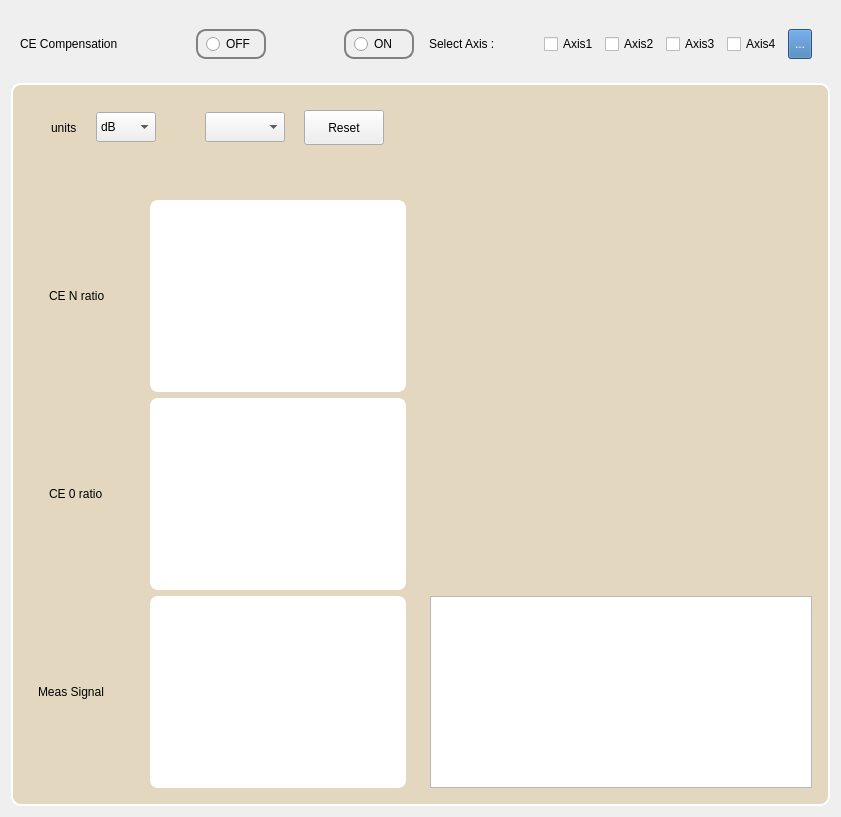
       <widget class="QWidget" name="ceVWidget" native="true">
        <property name="sizePolicy">
         <sizepolicy hsizetype="Expanding" vsizetype="Expanding">
          <horstretch>0</horstretch>
          <verstretch>0</verstretch>
         </sizepolicy>
        </property>
        <property name="styleSheet">
         <string notr="true"/>
        </property>
        <layout class="QVBoxLayout" name="verticalLayout_5">
         <item>
          <widget class="QWidget" name="ceHeader" native="true">
           <property name="sizePolicy">
            <sizepolicy hsizetype="Preferred" vsizetype="Fixed">
             <horstretch>0</horstretch>
             <verstretch>0</verstretch>
            </sizepolicy>
           </property>
           <property name="minimumSize">
            <size>
             <width>0</width>
             <height>58</height>
            </size>
           </property>
           <layout class="QHBoxLayout" name="horizontalLayout_22">
            <item>
             <layout class="QHBoxLayout" name="horizontalLayout_19">
              <item>
               <widget class="QLabel" name="label_14">
                <property name="sizePolicy">
                 <sizepolicy hsizetype="Fixed" vsizetype="Preferred">
                  <horstretch>0</horstretch>
                  <verstretch>0</verstretch>
                 </sizepolicy>
                </property>
                <property name="text">
                 <string>CE Compensation</string>
                </property>
               </widget>
              </item>
              <item>
               <spacer name="horizontalSpacer_7">
                <property name="orientation">
                 <enum>Qt::Horizontal</enum>
                </property>
                <property name="sizeHint" stdset="0">
                 <size>
                  <width>40</width>
                  <height>20</height>
                 </size>
                </property>
               </spacer>
              </item>
              <item>
               <widget class="QRadioButton" name="radioButton_2">
                <property name="sizePolicy">
                 <sizepolicy hsizetype="Fixed" vsizetype="Fixed">
                  <horstretch>30</horstretch>
                  <verstretch>0</verstretch>
                 </sizepolicy>
                </property>
                <property name="minimumSize">
                 <size>
                  <width>70</width>
                  <height>30</height>
                 </size>
                </property>
                <property name="styleSheet">
                 <string notr="true">border: 1px solid;
    border: 2px solid gray;
    border-radius: 10px;
    padding: 0 8px;font: 13pt &quot;Arial&quot;;</string>
                </property>
                <property name="text">
                 <string>OFF</string>
                </property>
               </widget>
              </item>
              <item>
               <spacer name="horizontalSpacer_8">
                <property name="orientation">
                 <enum>Qt::Horizontal</enum>
                </property>
                <property name="sizeHint" stdset="0">
                 <size>
                  <width>40</width>
                  <height>20</height>
                 </size>
                </property>
               </spacer>
              </item>
              <item>
               <widget class="QRadioButton" name="radioButton">
                <property name="sizePolicy">
                 <sizepolicy hsizetype="Fixed" vsizetype="Fixed">
                  <horstretch>30</horstretch>
                  <verstretch>0</verstretch>
                 </sizepolicy>
                </property>
                <property name="minimumSize">
                 <size>
                  <width>70</width>
                  <height>30</height>
                 </size>
                </property>
                <property name="styleSheet">
                 <string notr="true">border: 1px solid;
    border: 2px solid gray;
    border-radius: 10px;
    padding: 0 8px;font: 13pt &quot;Arial&quot;;</string>
                </property>
                <property name="text">
                 <string>ON</string>
                </property>
               </widget>
              </item>
             </layout>
            </item>
            <item>
             <widget class="QWidget" name="horizontalWidget_3" native="true">
              <property name="styleSheet">
               <string notr="true">font: 75 12pt &quot;MS Shell Dlg 2&quot;;</string>
              </property>
              <layout class="QHBoxLayout" name="horizontalLayout_21">
               <item>
                <widget class="QLabel" name="label_16">
                 <property name="sizePolicy">
                  <sizepolicy hsizetype="Fixed" vsizetype="Preferred">
                   <horstretch>0</horstretch>
                   <verstretch>0</verstretch>
                  </sizepolicy>
                 </property>
                 <property name="styleSheet">
                  <string notr="true">QLabel{
font: 75 14pt &quot;MS Shell Dlg 2&quot;;
}</string>
                 </property>
                 <property name="text">
                  <string>Select Axis : </string>
                 </property>
                </widget>
               </item>
               <item>
                <spacer name="horizontalSpacer_21">
                 <property name="orientation">
                  <enum>Qt::Horizontal</enum>
                 </property>
                 <property name="sizeType">
                  <enum>QSizePolicy::Expanding</enum>
                 </property>
                 <property name="sizeHint" stdset="0">
                  <size>
                   <width>40</width>
                   <height>20</height>
                  </size>
                 </property>
                </spacer>
               </item>
               <item>
                <widget class="QCheckBox" name="cecAxis1">
                 <property name="text">
                  <string>Axis1</string>
                 </property>
                </widget>
               </item>
               <item>
                <widget class="QCheckBox" name="cecAxis2">
                 <property name="text">
                  <string>Axis2</string>
                 </property>
                </widget>
               </item>
               <item>
                <widget class="QCheckBox" name="cecAxis3">
                 <property name="text">
                  <string>Axis3</string>
                 </property>
                </widget>
               </item>
               <item>
                <widget class="QCheckBox" name="cecAxis4">
                 <property name="text">
                  <string>Axis4</string>
                 </property>
                </widget>
               </item>
               <item>
                <widget class="QToolButton" name="cecSettings">
                 <property name="minimumSize">
                  <size>
                   <width>0</width>
                   <height>30</height>
                  </size>
                 </property>
                 <property name="styleSheet">
                  <string notr="true">background:rgb(59, 118, 177);
color: white;</string>
                 </property>
                 <property name="text">
                  <string>...</string>
                 </property>
                </widget>
               </item>
              </layout>
             </widget>
            </item>
           </layout>
          </widget>
         </item>
         <item>
          <widget class="QWidget" name="CE_form" native="true">
           <property name="sizePolicy">
            <sizepolicy hsizetype="Expanding" vsizetype="Fixed">
             <horstretch>0</horstretch>
             <verstretch>0</verstretch>
            </sizepolicy>
           </property>
           <property name="minimumSize">
            <size>
             <width>0</width>
             <height>150</height>
            </size>
           </property>
           <property name="styleSheet">
            <string notr="true">#CE_form{
	background-color: rgb(227, 215, 192);
    border: 2px solid white;
    border-radius: 10px;
    padding: 0 8px;
}

QRadioButton::indicator {
    width: 13px;
    height: 13px;
}

QRadioButton {

	background-color: rgb(236, 236, 236);
}
</string>
           </property>
           <layout class="QHBoxLayout" name="horizontalLayout_9">
            <item>
             <widget class="QWidget" name="verticalWidget_3" native="true">
              <property name="sizePolicy">
               <sizepolicy hsizetype="Expanding" vsizetype="Expanding">
                <horstretch>0</horstretch>
                <verstretch>0</verstretch>
               </sizepolicy>
              </property>
              <property name="minimumSize">
               <size>
                <width>200</width>
                <height>0</height>
               </size>
              </property>
              <property name="styleSheet">
               <string notr="true">QTextBrowser{
font: 75 12pt &quot;MS Shell Dlg 2&quot;;
border: 2px solid white;
padding: 0 8px;
text-align: center;
border-radius:8px;
background-color: white;
}</string>
              </property>
              <layout class="QVBoxLayout" name="verticalLayout_3">
               <item>
                <widget class="QWidget" name="widget" native="true">
                 <property name="sizePolicy">
                  <sizepolicy hsizetype="Preferred" vsizetype="Fixed">
                   <horstretch>0</horstretch>
                   <verstretch>0</verstretch>
                  </sizepolicy>
                 </property>
                 <property name="minimumSize">
                  <size>
                   <width>0</width>
                   <height>40</height>
                  </size>
                 </property>
                 <layout class="QHBoxLayout" name="horizontalLayout_15">
                  <item>
                   <widget class="QLabel" name="label_15">
                    <property name="sizePolicy">
                     <sizepolicy hsizetype="Fixed" vsizetype="Preferred">
                      <horstretch>0</horstretch>
                      <verstretch>0</verstretch>
                     </sizepolicy>
                    </property>
                    <property name="styleSheet">
                     <string notr="true"/>
                    </property>
                    <property name="text">
                     <string>units</string>
                    </property>
                   </widget>
                  </item>
                  <item>
                   <widget class="QComboBox" name="ceUnits">
                    <property name="sizePolicy">
                     <sizepolicy hsizetype="Fixed" vsizetype="Fixed">
                      <horstretch>0</horstretch>
                      <verstretch>0</verstretch>
                     </sizepolicy>
                    </property>
                    <property name="minimumSize">
                     <size>
                      <width>60</width>
                      <height>30</height>
                     </size>
                    </property>
                    <item>
                     <property name="text">
                      <string>dB</string>
                     </property>
                    </item>
                    <item>
                     <property name="text">
                      <string>%</string>
                     </property>
                    </item>
                    <item>
                     <property name="text">
                      <string>RMS</string>
                     </property>
                    </item>
                   </widget>
                  </item>
                  <item>
                   <spacer name="horizontalSpacer_6">
                    <property name="orientation">
                     <enum>Qt::Horizontal</enum>
                    </property>
                    <property name="sizeType">
                     <enum>QSizePolicy::Fixed</enum>
                    </property>
                    <property name="sizeHint" stdset="0">
                     <size>
                      <width>30</width>
                      <height>20</height>
                     </size>
                    </property>
                   </spacer>
                  </item>
                  <item>
                   <widget class="QComboBox" name="ceDisplayAxis">
                    <property name="sizePolicy">
                     <sizepolicy hsizetype="Fixed" vsizetype="Fixed">
                      <horstretch>0</horstretch>
                      <verstretch>0</verstretch>
                     </sizepolicy>
                    </property>
                    <property name="minimumSize">
                     <size>
                      <width>80</width>
                      <height>30</height>
                     </size>
                    </property>
                   </widget>
                  </item>
                  <item>
                   <widget class="QPushButton" name="resetCEerrorsButton">
                    <property name="sizePolicy">
                     <sizepolicy hsizetype="Fixed" vsizetype="Fixed">
                      <horstretch>0</horstretch>
                      <verstretch>0</verstretch>
                     </sizepolicy>
                    </property>
                    <property name="minimumSize">
                     <size>
                      <width>50</width>
                      <height>35</height>
                     </size>
                    </property>
                    <property name="styleSheet">
                     <string notr="true"/>
                    </property>
                    <property name="text">
                     <string>Reset</string>
                    </property>
                   </widget>
                  </item>
                 </layout>
                </widget>
               </item>
               <item>
                <spacer name="verticalSpacer_6">
                 <property name="orientation">
                  <enum>Qt::Vertical</enum>
                 </property>
                 <property name="sizeType">
                  <enum>QSizePolicy::Expanding</enum>
                 </property>
                 <property name="sizeHint" stdset="0">
                  <size>
                   <width>15</width>
                   <height>40</height>
                  </size>
                 </property>
                </spacer>
               </item>
               <item>
                <layout class="QHBoxLayout" name="horizontalLayout_12">
                 <item>
                  <spacer name="horizontalSpacer_14">
                   <property name="orientation">
                    <enum>Qt::Horizontal</enum>
                   </property>
                   <property name="sizeType">
                    <enum>QSizePolicy::Fixed</enum>
                   </property>
                   <property name="sizeHint" stdset="0">
                    <size>
                     <width>20</width>
                     <height>20</height>
                    </size>
                   </property>
                  </spacer>
                 </item>
                 <item>
                  <widget class="QLabel" name="label_11">
                   <property name="sizePolicy">
                    <sizepolicy hsizetype="Fixed" vsizetype="Preferred">
                     <horstretch>0</horstretch>
                     <verstretch>0</verstretch>
                    </sizepolicy>
                   </property>
                   <property name="styleSheet">
                    <string notr="true"/>
                   </property>
                   <property name="text">
                    <string>CE N ratio</string>
                   </property>
                  </widget>
                 </item>
                 <item>
                  <spacer name="horizontalSpacer_19">
                   <property name="orientation">
                    <enum>Qt::Horizontal</enum>
                   </property>
                   <property name="sizeType">
                    <enum>QSizePolicy::Expanding</enum>
                   </property>
                   <property name="sizeHint" stdset="0">
                    <size>
                     <width>25</width>
                     <height>20</height>
                    </size>
                   </property>
                  </spacer>
                 </item>
                 <item>
                  <widget class="QTextBrowser" name="ceNRatio">
                   <property name="sizePolicy">
                    <sizepolicy hsizetype="Expanding" vsizetype="Expanding">
                     <horstretch>0</horstretch>
                     <verstretch>0</verstretch>
                    </sizepolicy>
                   </property>
                   <property name="minimumSize">
                    <size>
                     <width>0</width>
                     <height>0</height>
                    </size>
                   </property>
                  </widget>
                 </item>
                </layout>
               </item>
               <item>
                <layout class="QHBoxLayout" name="horizontalLayout_13">
                 <item>
                  <spacer name="horizontalSpacer_22">
                   <property name="orientation">
                    <enum>Qt::Horizontal</enum>
                   </property>
                   <property name="sizeType">
                    <enum>QSizePolicy::Fixed</enum>
                   </property>
                   <property name="sizeHint" stdset="0">
                    <size>
                     <width>20</width>
                     <height>20</height>
                    </size>
                   </property>
                  </spacer>
                 </item>
                 <item>
                  <widget class="QLabel" name="label_12">
                   <property name="sizePolicy">
                    <sizepolicy hsizetype="Fixed" vsizetype="Preferred">
                     <horstretch>0</horstretch>
                     <verstretch>0</verstretch>
                    </sizepolicy>
                   </property>
                   <property name="styleSheet">
                    <string notr="true"/>
                   </property>
                   <property name="text">
                    <string>CE 0 ratio</string>
                   </property>
                  </widget>
                 </item>
                 <item>
                  <spacer name="horizontalSpacer_18">
                   <property name="orientation">
                    <enum>Qt::Horizontal</enum>
                   </property>
                   <property name="sizeType">
                    <enum>QSizePolicy::Expanding</enum>
                   </property>
                   <property name="sizeHint" stdset="0">
                    <size>
                     <width>25</width>
                     <height>20</height>
                    </size>
                   </property>
                  </spacer>
                 </item>
                 <item>
                  <widget class="QTextBrowser" name="ce0Ratio">
                   <property name="sizePolicy">
                    <sizepolicy hsizetype="Expanding" vsizetype="Expanding">
                     <horstretch>0</horstretch>
                     <verstretch>0</verstretch>
                    </sizepolicy>
                   </property>
                   <property name="minimumSize">
                    <size>
                     <width>170</width>
                     <height>0</height>
                    </size>
                   </property>
                  </widget>
                 </item>
                </layout>
               </item>
               <item>
                <layout class="QHBoxLayout" name="horizontalLayout_14">
                 <item>
                  <spacer name="horizontalSpacer_23">
                   <property name="orientation">
                    <enum>Qt::Horizontal</enum>
                   </property>
                   <property name="sizeType">
                    <enum>QSizePolicy::Fixed</enum>
                   </property>
                   <property name="sizeHint" stdset="0">
                    <size>
                     <width>9</width>
                     <height>20</height>
                    </size>
                   </property>
                  </spacer>
                 </item>
                 <item>
                  <widget class="QLabel" name="label_18">
                   <property name="sizePolicy">
                    <sizepolicy hsizetype="Fixed" vsizetype="Preferred">
                     <horstretch>0</horstretch>
                     <verstretch>0</verstretch>
                    </sizepolicy>
                   </property>
                   <property name="styleSheet">
                    <string notr="true"/>
                   </property>
                   <property name="text">
                    <string>Meas Signal</string>
                   </property>
                  </widget>
                 </item>
                 <item>
                  <spacer name="horizontalSpacer_9">
                   <property name="orientation">
                    <enum>Qt::Horizontal</enum>
                   </property>
                   <property name="sizeHint" stdset="0">
                    <size>
                     <width>40</width>
                     <height>20</height>
                    </size>
                   </property>
                  </spacer>
                 </item>
                 <item>
                  <widget class="QTextBrowser" name="measSig">
                   <property name="sizePolicy">
                    <sizepolicy hsizetype="Expanding" vsizetype="Expanding">
                     <horstretch>0</horstretch>
                     <verstretch>0</verstretch>
                    </sizepolicy>
                   </property>
                   <property name="minimumSize">
                    <size>
                     <width>170</width>
                     <height>0</height>
                    </size>
                   </property>
                  </widget>
                 </item>
                </layout>
               </item>
              </layout>
             </widget>
            </item>
            <item>
             <widget class="QWidget" name="widget" native="true">
              <property name="sizePolicy">
               <sizepolicy hsizetype="Expanding" vsizetype="Preferred">
                <horstretch>0</horstretch>
                <verstretch>0</verstretch>
               </sizepolicy>
              </property>
              <property name="minimumSize">
               <size>
                <width>400</width>
                <height>0</height>
               </size>
              </property>
              <layout class="QVBoxLayout" name="verticalLayout_6">
               <item>
                <spacer name="verticalSpacer_5">
                 <property name="orientation">
                  <enum>Qt::Vertical</enum>
                 </property>
                 <property name="sizeType">
                  <enum>QSizePolicy::Expanding</enum>
                 </property>
                 <property name="sizeHint" stdset="0">
                  <size>
                   <width>20</width>
                   <height>20</height>
                  </size>
                 </property>
                </spacer>
               </item>
               <item>
                <widget class="QTextBrowser" name="textBrowser_3">
                 <property name="sizePolicy">
                  <sizepolicy hsizetype="Expanding" vsizetype="Fixed">
                   <horstretch>0</horstretch>
                   <verstretch>0</verstretch>
                  </sizepolicy>
                 </property>
                 <property name="minimumSize">
                  <size>
                   <width>0</width>
                   <height>120</height>
                  </size>
                 </property>
                </widget>
               </item>
              </layout>
             </widget>
            </item>
           </layout>
          </widget>
         </item>
        </layout>
       </widget>
